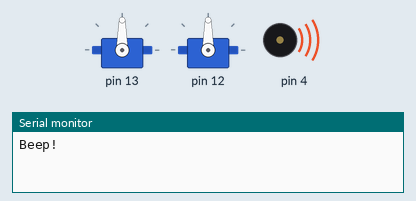
This sketch was run on a simulated Arduino Uno, built with avr-gcc and run on an emulated ATmega328P. Parts: 2 × servo, buzzer (waves = sounding), the last lines printed to the serial monitor.

Above: at 0.1 s.
At 0.8 s:
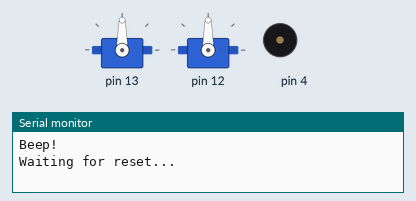
Timing chart, 0 to 2.3 s (numbered marks = the images above):
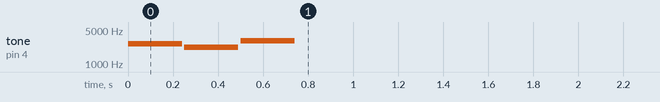

The sketch:

StartResetIndicator.ino
```cpp
/*
 * Robotics with the BOE Shield - StartResetIndicator
 * Test the piezospeaker circuit.
 */

#include <BoeBot.h>

BoeBot bot;

void setup()                                 // Built in initialization block
{
  Serial.begin(9600);
  Serial.println("Beep!");

  bot.start_tone(4);
}

void loop()                                  // Main loop auto-repeats
{
  Serial.println("Waiting for reset...");
  delay(1000);
}
```
